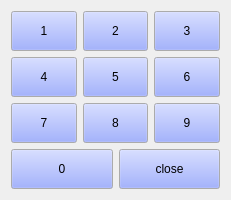
  <widget class="QWidget" name="layoutWidget">
   <property name="geometry">
    <rect>
     <x>452</x>
     <y>2</y>
     <width>231</width>
     <height>191</height>
    </rect>
   </property>
   <layout class="QVBoxLayout" name="verticalLayout">
    <item>
     <layout class="QGridLayout" name="gridLayout">
      <item row="0" column="0">
       <widget class="QPushButton" name="panelButton_1">
        <property name="sizePolicy">
         <sizepolicy hsizetype="Minimum" vsizetype="Minimum">
          <horstretch>0</horstretch>
          <verstretch>0</verstretch>
         </sizepolicy>
        </property>
        <property name="minimumSize">
         <size>
          <width>45</width>
          <height>40</height>
         </size>
        </property>
        <property name="palette">
         <palette>
          <active>
           <colorrole role="Button">
            <brush brushstyle="SolidPattern">
             <color alpha="255">
              <red>131</red>
              <green>150</green>
              <blue>255</blue>
             </color>
            </brush>
           </colorrole>
           <colorrole role="Shadow">
            <brush brushstyle="SolidPattern">
             <color alpha="255">
              <red>170</red>
              <green>2</green>
              <blue>4</blue>
             </color>
            </brush>
           </colorrole>
          </active>
          <inactive>
           <colorrole role="Button">
            <brush brushstyle="SolidPattern">
             <color alpha="255">
              <red>131</red>
              <green>150</green>
              <blue>255</blue>
             </color>
            </brush>
           </colorrole>
           <colorrole role="Shadow">
            <brush brushstyle="SolidPattern">
             <color alpha="255">
              <red>170</red>
              <green>2</green>
              <blue>4</blue>
             </color>
            </brush>
           </colorrole>
          </inactive>
          <disabled>
           <colorrole role="Button">
            <brush brushstyle="SolidPattern">
             <color alpha="255">
              <red>131</red>
              <green>150</green>
              <blue>255</blue>
             </color>
            </brush>
           </colorrole>
           <colorrole role="Shadow">
            <brush brushstyle="SolidPattern">
             <color alpha="255">
              <red>170</red>
              <green>2</green>
              <blue>4</blue>
             </color>
            </brush>
           </colorrole>
          </disabled>
         </palette>
        </property>
        <property name="focusPolicy">
         <enum>Qt::NoFocus</enum>
        </property>
        <property name="text">
         <string>1</string>
        </property>
        <property name="checkable">
         <bool>false</bool>
        </property>
        <property name="lylbuttonValue" stdset="0">
         <number>49</number>
        </property>
       </widget>
      </item>
      <item row="0" column="1">
       <widget class="QPushButton" name="panelButton_2">
        <property name="sizePolicy">
         <sizepolicy hsizetype="Minimum" vsizetype="Minimum">
          <horstretch>0</horstretch>
          <verstretch>0</verstretch>
         </sizepolicy>
        </property>
        <property name="minimumSize">
         <size>
          <width>45</width>
          <height>40</height>
         </size>
        </property>
        <property name="palette">
         <palette>
          <active>
           <colorrole role="Button">
            <brush brushstyle="SolidPattern">
             <color alpha="255">
              <red>131</red>
              <green>150</green>
              <blue>255</blue>
             </color>
            </brush>
           </colorrole>
           <colorrole role="Shadow">
            <brush brushstyle="SolidPattern">
             <color alpha="255">
              <red>170</red>
              <green>2</green>
              <blue>4</blue>
             </color>
            </brush>
           </colorrole>
          </active>
          <inactive>
           <colorrole role="Button">
            <brush brushstyle="SolidPattern">
             <color alpha="255">
              <red>131</red>
              <green>150</green>
              <blue>255</blue>
             </color>
            </brush>
           </colorrole>
           <colorrole role="Shadow">
            <brush brushstyle="SolidPattern">
             <color alpha="255">
              <red>170</red>
              <green>2</green>
              <blue>4</blue>
             </color>
            </brush>
           </colorrole>
          </inactive>
          <disabled>
           <colorrole role="Button">
            <brush brushstyle="SolidPattern">
             <color alpha="255">
              <red>131</red>
              <green>150</green>
              <blue>255</blue>
             </color>
            </brush>
           </colorrole>
           <colorrole role="Shadow">
            <brush brushstyle="SolidPattern">
             <color alpha="255">
              <red>170</red>
              <green>2</green>
              <blue>4</blue>
             </color>
            </brush>
           </colorrole>
          </disabled>
         </palette>
        </property>
        <property name="focusPolicy">
         <enum>Qt::NoFocus</enum>
        </property>
        <property name="text">
         <string>2</string>
        </property>
        <property name="checkable">
         <bool>false</bool>
        </property>
        <property name="lylbuttonValue" stdset="0">
         <number>50</number>
        </property>
       </widget>
      </item>
      <item row="0" column="2">
       <widget class="QPushButton" name="panelButton_3">
        <property name="sizePolicy">
         <sizepolicy hsizetype="Minimum" vsizetype="Minimum">
          <horstretch>0</horstretch>
          <verstretch>0</verstretch>
         </sizepolicy>
        </property>
        <property name="minimumSize">
         <size>
          <width>45</width>
          <height>40</height>
         </size>
        </property>
        <property name="palette">
         <palette>
          <active>
           <colorrole role="Button">
            <brush brushstyle="SolidPattern">
             <color alpha="255">
              <red>131</red>
              <green>150</green>
              <blue>255</blue>
             </color>
            </brush>
           </colorrole>
           <colorrole role="Shadow">
            <brush brushstyle="SolidPattern">
             <color alpha="255">
              <red>170</red>
              <green>2</green>
              <blue>4</blue>
             </color>
            </brush>
           </colorrole>
          </active>
          <inactive>
           <colorrole role="Button">
            <brush brushstyle="SolidPattern">
             <color alpha="255">
              <red>131</red>
              <green>150</green>
              <blue>255</blue>
             </color>
            </brush>
           </colorrole>
           <colorrole role="Shadow">
            <brush brushstyle="SolidPattern">
             <color alpha="255">
              <red>170</red>
              <green>2</green>
              <blue>4</blue>
             </color>
            </brush>
           </colorrole>
          </inactive>
          <disabled>
           <colorrole role="Button">
            <brush brushstyle="SolidPattern">
             <color alpha="255">
              <red>131</red>
              <green>150</green>
              <blue>255</blue>
             </color>
            </brush>
           </colorrole>
           <colorrole role="Shadow">
            <brush brushstyle="SolidPattern">
             <color alpha="255">
              <red>170</red>
              <green>2</green>
              <blue>4</blue>
             </color>
            </brush>
           </colorrole>
          </disabled>
         </palette>
        </property>
        <property name="focusPolicy">
         <enum>Qt::NoFocus</enum>
        </property>
        <property name="text">
         <string>3</string>
        </property>
        <property name="checkable">
         <bool>false</bool>
        </property>
        <property name="lylbuttonValue" stdset="0">
         <number>51</number>
        </property>
       </widget>
      </item>
      <item row="1" column="0">
       <widget class="QPushButton" name="panelButton_4">
        <property name="sizePolicy">
         <sizepolicy hsizetype="Minimum" vsizetype="Minimum">
          <horstretch>0</horstretch>
          <verstretch>0</verstretch>
         </sizepolicy>
        </property>
        <property name="minimumSize">
         <size>
          <width>45</width>
          <height>40</height>
         </size>
        </property>
        <property name="palette">
         <palette>
          <active>
           <colorrole role="Button">
            <brush brushstyle="SolidPattern">
             <color alpha="255">
              <red>131</red>
              <green>150</green>
              <blue>255</blue>
             </color>
            </brush>
           </colorrole>
           <colorrole role="Shadow">
            <brush brushstyle="SolidPattern">
             <color alpha="255">
              <red>170</red>
              <green>2</green>
              <blue>4</blue>
             </color>
            </brush>
           </colorrole>
          </active>
          <inactive>
           <colorrole role="Button">
            <brush brushstyle="SolidPattern">
             <color alpha="255">
              <red>131</red>
              <green>150</green>
              <blue>255</blue>
             </color>
            </brush>
           </colorrole>
           <colorrole role="Shadow">
            <brush brushstyle="SolidPattern">
             <color alpha="255">
              <red>170</red>
              <green>2</green>
              <blue>4</blue>
             </color>
            </brush>
           </colorrole>
          </inactive>
          <disabled>
           <colorrole role="Button">
            <brush brushstyle="SolidPattern">
             <color alpha="255">
              <red>131</red>
              <green>150</green>
              <blue>255</blue>
             </color>
            </brush>
           </colorrole>
           <colorrole role="Shadow">
            <brush brushstyle="SolidPattern">
             <color alpha="255">
              <red>170</red>
              <green>2</green>
              <blue>4</blue>
             </color>
            </brush>
           </colorrole>
          </disabled>
         </palette>
        </property>
        <property name="focusPolicy">
         <enum>Qt::NoFocus</enum>
        </property>
        <property name="text">
         <string>4</string>
        </property>
        <property name="checkable">
         <bool>false</bool>
        </property>
        <property name="lylbuttonValue" stdset="0">
         <number>52</number>
        </property>
       </widget>
      </item>
      <item row="1" column="1">
       <widget class="QPushButton" name="panelButton_5">
        <property name="sizePolicy">
         <sizepolicy hsizetype="Minimum" vsizetype="Minimum">
          <horstretch>0</horstretch>
          <verstretch>0</verstretch>
         </sizepolicy>
        </property>
        <property name="minimumSize">
         <size>
          <width>45</width>
          <height>40</height>
         </size>
        </property>
        <property name="palette">
         <palette>
          <active>
           <colorrole role="Button">
            <brush brushstyle="SolidPattern">
             <color alpha="255">
              <red>131</red>
              <green>150</green>
              <blue>255</blue>
             </color>
            </brush>
           </colorrole>
           <colorrole role="Shadow">
            <brush brushstyle="SolidPattern">
             <color alpha="255">
              <red>170</red>
              <green>2</green>
              <blue>4</blue>
             </color>
            </brush>
           </colorrole>
          </active>
          <inactive>
           <colorrole role="Button">
            <brush brushstyle="SolidPattern">
             <color alpha="255">
              <red>131</red>
              <green>150</green>
              <blue>255</blue>
             </color>
            </brush>
           </colorrole>
           <colorrole role="Shadow">
            <brush brushstyle="SolidPattern">
             <color alpha="255">
              <red>170</red>
              <green>2</green>
              <blue>4</blue>
             </color>
            </brush>
           </colorrole>
          </inactive>
          <disabled>
           <colorrole role="Button">
            <brush brushstyle="SolidPattern">
             <color alpha="255">
              <red>131</red>
              <green>150</green>
              <blue>255</blue>
             </color>
            </brush>
           </colorrole>
           <colorrole role="Shadow">
            <brush brushstyle="SolidPattern">
             <color alpha="255">
              <red>170</red>
              <green>2</green>
              <blue>4</blue>
             </color>
            </brush>
           </colorrole>
          </disabled>
         </palette>
        </property>
        <property name="focusPolicy">
         <enum>Qt::NoFocus</enum>
        </property>
        <property name="text">
         <string>5</string>
        </property>
        <property name="checkable">
         <bool>false</bool>
        </property>
        <property name="lylbuttonValue" stdset="0">
         <number>53</number>
        </property>
       </widget>
      </item>
      <item row="1" column="2">
       <widget class="QPushButton" name="panelButton_6">
        <property name="sizePolicy">
         <sizepolicy hsizetype="Minimum" vsizetype="Minimum">
          <horstretch>0</horstretch>
          <verstretch>0</verstretch>
         </sizepolicy>
        </property>
        <property name="minimumSize">
         <size>
          <width>45</width>
          <height>40</height>
         </size>
        </property>
        <property name="palette">
         <palette>
          <active>
           <colorrole role="Button">
            <brush brushstyle="SolidPattern">
             <color alpha="255">
              <red>131</red>
              <green>150</green>
              <blue>255</blue>
             </color>
            </brush>
           </colorrole>
           <colorrole role="Shadow">
            <brush brushstyle="SolidPattern">
             <color alpha="255">
              <red>170</red>
              <green>2</green>
              <blue>4</blue>
             </color>
            </brush>
           </colorrole>
          </active>
          <inactive>
           <colorrole role="Button">
            <brush brushstyle="SolidPattern">
             <color alpha="255">
              <red>131</red>
              <green>150</green>
              <blue>255</blue>
             </color>
            </brush>
           </colorrole>
           <colorrole role="Shadow">
            <brush brushstyle="SolidPattern">
             <color alpha="255">
              <red>170</red>
              <green>2</green>
              <blue>4</blue>
             </color>
            </brush>
           </colorrole>
          </inactive>
          <disabled>
           <colorrole role="Button">
            <brush brushstyle="SolidPattern">
             <color alpha="255">
              <red>131</red>
              <green>150</green>
              <blue>255</blue>
             </color>
            </brush>
           </colorrole>
           <colorrole role="Shadow">
            <brush brushstyle="SolidPattern">
             <color alpha="255">
              <red>170</red>
              <green>2</green>
              <blue>4</blue>
             </color>
            </brush>
           </colorrole>
          </disabled>
         </palette>
        </property>
        <property name="focusPolicy">
         <enum>Qt::NoFocus</enum>
        </property>
        <property name="text">
         <string>6</string>
        </property>
        <property name="checkable">
         <bool>false</bool>
        </property>
        <property name="lylbuttonValue" stdset="0">
         <number>54</number>
        </property>
       </widget>
      </item>
      <item row="2" column="0">
       <widget class="QPushButton" name="panelButton_7">
        <property name="sizePolicy">
         <sizepolicy hsizetype="Minimum" vsizetype="Minimum">
          <horstretch>0</horstretch>
          <verstretch>0</verstretch>
         </sizepolicy>
        </property>
        <property name="minimumSize">
         <size>
          <width>45</width>
          <height>40</height>
         </size>
        </property>
        <property name="palette">
         <palette>
          <active>
           <colorrole role="Button">
            <brush brushstyle="SolidPattern">
             <color alpha="255">
              <red>131</red>
              <green>150</green>
              <blue>255</blue>
             </color>
            </brush>
           </colorrole>
           <colorrole role="Shadow">
            <brush brushstyle="SolidPattern">
             <color alpha="255">
              <red>170</red>
              <green>2</green>
              <blue>4</blue>
             </color>
            </brush>
           </colorrole>
          </active>
          <inactive>
           <colorrole role="Button">
            <brush brushstyle="SolidPattern">
             <color alpha="255">
              <red>131</red>
              <green>150</green>
              <blue>255</blue>
             </color>
            </brush>
           </colorrole>
           <colorrole role="Shadow">
            <brush brushstyle="SolidPattern">
             <color alpha="255">
              <red>170</red>
              <green>2</green>
              <blue>4</blue>
             </color>
            </brush>
           </colorrole>
          </inactive>
          <disabled>
           <colorrole role="Button">
            <brush brushstyle="SolidPattern">
             <color alpha="255">
              <red>131</red>
              <green>150</green>
              <blue>255</blue>
             </color>
            </brush>
           </colorrole>
           <colorrole role="Shadow">
            <brush brushstyle="SolidPattern">
             <color alpha="255">
              <red>170</red>
              <green>2</green>
              <blue>4</blue>
             </color>
            </brush>
           </colorrole>
          </disabled>
         </palette>
        </property>
        <property name="focusPolicy">
         <enum>Qt::NoFocus</enum>
        </property>
        <property name="text">
         <string>7</string>
        </property>
        <property name="checkable">
         <bool>false</bool>
        </property>
        <property name="lylbuttonValue" stdset="0">
         <number>55</number>
        </property>
       </widget>
      </item>
      <item row="2" column="1">
       <widget class="QPushButton" name="panelButton_8">
        <property name="sizePolicy">
         <sizepolicy hsizetype="Minimum" vsizetype="Minimum">
          <horstretch>0</horstretch>
          <verstretch>0</verstretch>
         </sizepolicy>
        </property>
        <property name="minimumSize">
         <size>
          <width>45</width>
          <height>40</height>
         </size>
        </property>
        <property name="palette">
         <palette>
          <active>
           <colorrole role="Button">
            <brush brushstyle="SolidPattern">
             <color alpha="255">
              <red>131</red>
              <green>150</green>
              <blue>255</blue>
             </color>
            </brush>
           </colorrole>
           <colorrole role="Shadow">
            <brush brushstyle="SolidPattern">
             <color alpha="255">
              <red>170</red>
              <green>2</green>
              <blue>4</blue>
             </color>
            </brush>
           </colorrole>
          </active>
          <inactive>
           <colorrole role="Button">
            <brush brushstyle="SolidPattern">
             <color alpha="255">
              <red>131</red>
              <green>150</green>
              <blue>255</blue>
             </color>
            </brush>
           </colorrole>
           <colorrole role="Shadow">
            <brush brushstyle="SolidPattern">
             <color alpha="255">
              <red>170</red>
              <green>2</green>
              <blue>4</blue>
             </color>
            </brush>
           </colorrole>
          </inactive>
          <disabled>
           <colorrole role="Button">
            <brush brushstyle="SolidPattern">
             <color alpha="255">
              <red>131</red>
              <green>150</green>
              <blue>255</blue>
             </color>
            </brush>
           </colorrole>
           <colorrole role="Shadow">
            <brush brushstyle="SolidPattern">
             <color alpha="255">
              <red>170</red>
              <green>2</green>
              <blue>4</blue>
             </color>
            </brush>
           </colorrole>
          </disabled>
         </palette>
        </property>
        <property name="focusPolicy">
         <enum>Qt::NoFocus</enum>
        </property>
        <property name="text">
         <string>8</string>
        </property>
        <property name="checkable">
         <bool>false</bool>
        </property>
        <property name="lylbuttonValue" stdset="0">
         <number>56</number>
        </property>
       </widget>
      </item>
      <item row="2" column="2">
       <widget class="QPushButton" name="panelButton_9">
        <property name="sizePolicy">
         <sizepolicy hsizetype="Minimum" vsizetype="Minimum">
          <horstretch>0</horstretch>
          <verstretch>0</verstretch>
         </sizepolicy>
        </property>
        <property name="minimumSize">
         <size>
          <width>45</width>
          <height>40</height>
         </size>
        </property>
        <property name="palette">
         <palette>
          <active>
           <colorrole role="Button">
            <brush brushstyle="SolidPattern">
             <color alpha="255">
              <red>131</red>
              <green>150</green>
              <blue>255</blue>
             </color>
            </brush>
           </colorrole>
           <colorrole role="Shadow">
            <brush brushstyle="SolidPattern">
             <color alpha="255">
              <red>170</red>
              <green>2</green>
              <blue>4</blue>
             </color>
            </brush>
           </colorrole>
          </active>
          <inactive>
           <colorrole role="Button">
            <brush brushstyle="SolidPattern">
             <color alpha="255">
              <red>131</red>
              <green>150</green>
              <blue>255</blue>
             </color>
            </brush>
           </colorrole>
           <colorrole role="Shadow">
            <brush brushstyle="SolidPattern">
             <color alpha="255">
              <red>170</red>
              <green>2</green>
              <blue>4</blue>
             </color>
            </brush>
           </colorrole>
          </inactive>
          <disabled>
           <colorrole role="Button">
            <brush brushstyle="SolidPattern">
             <color alpha="255">
              <red>131</red>
              <green>150</green>
              <blue>255</blue>
             </color>
            </brush>
           </colorrole>
           <colorrole role="Shadow">
            <brush brushstyle="SolidPattern">
             <color alpha="255">
              <red>170</red>
              <green>2</green>
              <blue>4</blue>
             </color>
            </brush>
           </colorrole>
          </disabled>
         </palette>
        </property>
        <property name="focusPolicy">
         <enum>Qt::NoFocus</enum>
        </property>
        <property name="text">
         <string>9</string>
        </property>
        <property name="checkable">
         <bool>false</bool>
        </property>
        <property name="lylbuttonValue" stdset="0">
         <number>57</number>
        </property>
       </widget>
      </item>
     </layout>
    </item>
    <item>
     <layout class="QHBoxLayout" name="horizontalLayout">
      <item>
       <widget class="QPushButton" name="panelButton_0">
        <property name="sizePolicy">
         <sizepolicy hsizetype="Minimum" vsizetype="Minimum">
          <horstretch>0</horstretch>
          <verstretch>0</verstretch>
         </sizepolicy>
        </property>
        <property name="minimumSize">
         <size>
          <width>45</width>
          <height>40</height>
         </size>
        </property>
        <property name="palette">
         <palette>
          <active>
           <colorrole role="Button">
            <brush brushstyle="SolidPattern">
             <color alpha="255">
              <red>131</red>
              <green>150</green>
              <blue>255</blue>
             </color>
            </brush>
           </colorrole>
           <colorrole role="Shadow">
            <brush brushstyle="SolidPattern">
             <color alpha="255">
              <red>170</red>
              <green>2</green>
              <blue>4</blue>
             </color>
            </brush>
           </colorrole>
          </active>
          <inactive>
           <colorrole role="Button">
            <brush brushstyle="SolidPattern">
             <color alpha="255">
              <red>131</red>
              <green>150</green>
              <blue>255</blue>
             </color>
            </brush>
           </colorrole>
           <colorrole role="Shadow">
            <brush brushstyle="SolidPattern">
             <color alpha="255">
              <red>170</red>
              <green>2</green>
              <blue>4</blue>
             </color>
            </brush>
           </colorrole>
          </inactive>
          <disabled>
           <colorrole role="Button">
            <brush brushstyle="SolidPattern">
             <color alpha="255">
              <red>131</red>
              <green>150</green>
              <blue>255</blue>
             </color>
            </brush>
           </colorrole>
           <colorrole role="Shadow">
            <brush brushstyle="SolidPattern">
             <color alpha="255">
              <red>170</red>
              <green>2</green>
              <blue>4</blue>
             </color>
            </brush>
           </colorrole>
          </disabled>
         </palette>
        </property>
        <property name="focusPolicy">
         <enum>Qt::NoFocus</enum>
        </property>
        <property name="text">
         <string>0</string>
        </property>
        <property name="checkable">
         <bool>false</bool>
        </property>
        <property name="lylbuttonValue" stdset="0">
         <number>48</number>
        </property>
       </widget>
      </item>
      <item>
       <widget class="QPushButton" name="closeBtn">
        <property name="sizePolicy">
         <sizepolicy hsizetype="Minimum" vsizetype="Minimum">
          <horstretch>0</horstretch>
          <verstretch>0</verstretch>
         </sizepolicy>
        </property>
        <property name="minimumSize">
         <size>
          <width>45</width>
          <height>40</height>
         </size>
        </property>
        <property name="palette">
         <palette>
          <active>
           <colorrole role="Button">
            <brush brushstyle="SolidPattern">
             <color alpha="255">
              <red>131</red>
              <green>150</green>
              <blue>255</blue>
             </color>
            </brush>
           </colorrole>
           <colorrole role="Shadow">
            <brush brushstyle="SolidPattern">
             <color alpha="255">
              <red>170</red>
              <green>2</green>
              <blue>4</blue>
             </color>
            </brush>
           </colorrole>
          </active>
          <inactive>
           <colorrole role="Button">
            <brush brushstyle="SolidPattern">
             <color alpha="255">
              <red>131</red>
              <green>150</green>
              <blue>255</blue>
             </color>
            </brush>
           </colorrole>
           <colorrole role="Shadow">
            <brush brushstyle="SolidPattern">
             <color alpha="255">
              <red>170</red>
              <green>2</green>
              <blue>4</blue>
             </color>
            </brush>
           </colorrole>
          </inactive>
          <disabled>
           <colorrole role="Button">
            <brush brushstyle="SolidPattern">
             <color alpha="255">
              <red>131</red>
              <green>150</green>
              <blue>255</blue>
             </color>
            </brush>
           </colorrole>
           <colorrole role="Shadow">
            <brush brushstyle="SolidPattern">
             <color alpha="255">
              <red>170</red>
              <green>2</green>
              <blue>4</blue>
             </color>
            </brush>
           </colorrole>
          </disabled>
         </palette>
        </property>
        <property name="focusPolicy">
         <enum>Qt::NoFocus</enum>
        </property>
        <property name="text">
         <string>close</string>
        </property>
        <property name="checkable">
         <bool>false</bool>
        </property>
        <property name="lylbuttonValue" stdset="0">
         <char>
          <unicode>48</unicode>
         </char>
        </property>
       </widget>
      </item>
     </layout>
    </item>
   </layout>
  </widget>
